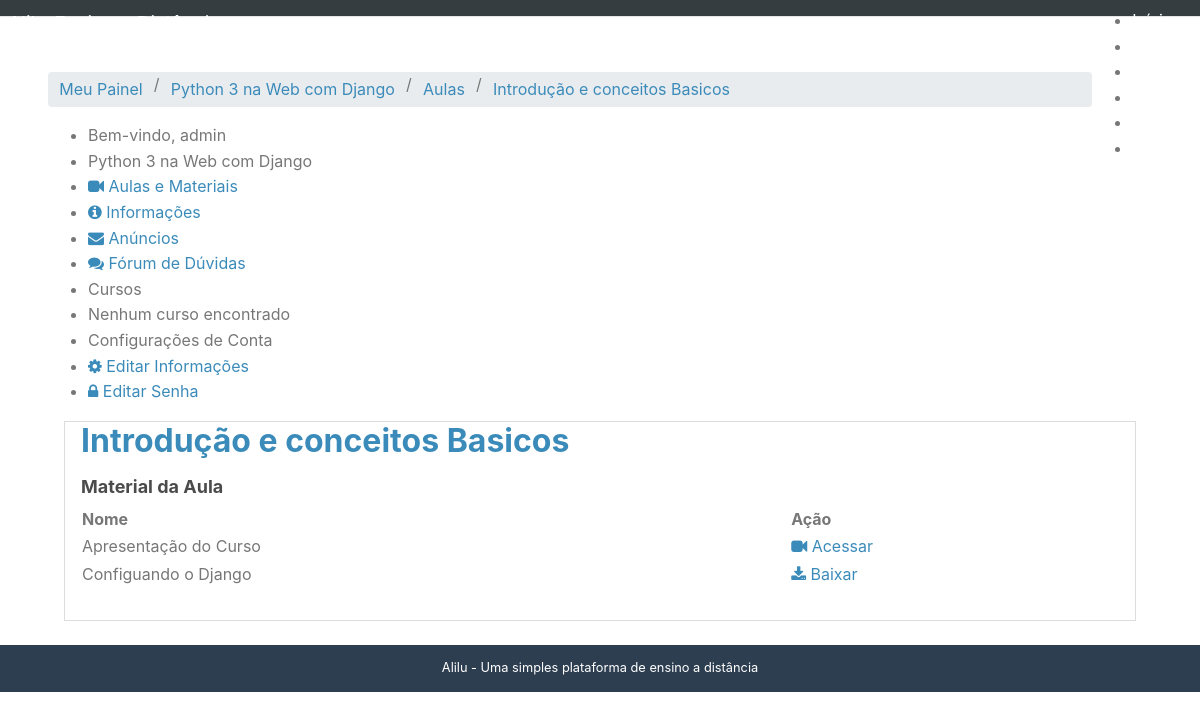
The app's page /cursos/python-3-na-web-com-django/aulas/2/ (signed in) with its own data.
### courses/models.py (models this page shows, shortened)
class Course(models.Model):
	name = models.CharField('Nome', max_length=255)
	slug = models.SlugField('Atalho')
	description = models.TextField('Descrição Simples', blank=True)
	about = models.TextField('Sobre o Curso', blank=True)
	start_date = models.DateField('Data de Início', null=True, blank=True)
	image = models.ImageField(upload_to='courses/images', verbose_name='Imagem', null=True, blank=True)
	create_at = models.DateTimeField('Criado em', auto_now_add=True)
	updated_at = models.DateTimeField('Atualizado em', auto_now=True)
	objects = CourseManager()
	def __str__(self):
		return self.name
	class Meta():
		verbose_name = 'Curso'
		verbose_name_plural = 'Cursos'
		ordering = ['name']

class Lesson(models.Model):
	name = models.CharField('Nome', max_length=100)
	description = models.TextField('Descrição', blank=True)
	number = models.IntegerField('Número (ordem)', blank=True, default=0)
	release_date = models.DateField('Data da Liberação', blank=True, null=True)
	course = models.ForeignKey(Course, on_delete=models.CASCADE, verbose_name='Curso', related_name='lessons')
	create_at = models.DateTimeField('Criado em', auto_now_add=True)
	updated_at = models.DateTimeField('Atualizado em', auto_now=True)
	def __str__(self):
		return self.name
	class Meta:
		verbose_name = 'Aula'
		verbose_name_plural = 'Aulas'
		ordering = ['number']

class Material(models.Model):
	name = models.CharField('Nome', max_length=100)
	embedded = models.TextField('Video embedded', blank=True)
	file = models.FileField(upload_to='lessons/materias', blank=True, null=True)
	lesson = models.ForeignKey(Lesson, on_delete=models.CASCADE, verbose_name='Aula', related_name='materials')
	def is_embedded(self):
		return bool(self.embedded)
	def __str__(self):
		return self.name
	class Meta:
		verbose_name = 'Matérial'
		verbose_name_plural ='Materiais'

### courses/decorators.py (the view, shortened to what this page needs)
    def _wrapper(request, *args, **kwargs):
        slug = kwargs['slug']
        course = get_object_or_404(Course, slug=slug)
        has_permission = request.user.is_staff
        if not has_permission:
            messages.error(request, message)
            return redirect('/accounts')
        request.course = course
        return view_func(request, *args, **kwargs)

### courses/templatetags/courses_tags.py (called while the page is built)
@register.simple_tag
def load_my_courses(user):
	return Enrollment.objects.filter(user=user)

### courses/views.py (called while the page is built)
@login_required
@enrollment_required
def lesson(request, slug, id):
    course = request.course
    lesson = get_object_or_404(Lesson, pk=id, course=course)
    if not request.user.is_staff and not lesson.is_available():
        messages.error(request, 'Está aula não está disponível')
        return redirect('courses/lessons', slug=course.slug)
    template = 'courses/lesson.html'
    context = {
        'course': course,
        'lesson': lesson
    }
    return render(request, template, context)

### courses/templates/courses/lesson.html (shortened to what this page needs)
{% extends 'courses/course_dashboard.html' %}
{% block breadcrumb %}
    {{ block.super }}
    <li>/</li>
    <li><a href="/cursos/{{course.slug }}/aulas/">Aulas</a></li>
    <li>/</li>
    <li><a href="/cursos/{{course.slug }}/aulas/{{ lesson.pk }}/">{{ lesson }}</a></li>
{% endblock %}
{% block dashboard_content %}
<div class="well">
    <h2><a href="/cursos/{{course.slug }}/aulas/{{ lesson.pk }}/">{{ lesson }}</a></h2>
    <p>
        <h4>Material da Aula</h4>
        <table class="pure-table full">
            <thead>
                <tr>
                <th>
                    Nome
                </th>
                <th>
                    Ação
                </th>
                </tr>
            </thead>
            <tbody>
                {% for material in lesson.materials.all %}
                <tr class="{% cycle '' 'pure-table-odd' %}">
                    <td>
                        {{ material }}
                    </td>
                    <td>
                        {% if material.is_embedded %}
                        <a href="/cursos/{{course.slug }}/materiais/{{ material.pk }}/">
                            <i class="fa fa-video-camera"></i>
                                Acessar
                        </a>
                        {% else %}
                        <a target="_blank" href="{{ material.file.url }}">
                            <i class="fa fa-download"></i>
                                Baixar
                        </a>
                        {% endif %}
                    </td>
                </tr>
                {% endfor %}
            </tbody>
        </table>
    </p>
</div>
{% endblock %}

### courses/templates/courses/course_dashboard.html
{% extends "accounts/dashboard.html" %}
{% block breadcrumb %}
    {{ block.super }}
    <li>/</li>
    <li><a href="/cursos/{{ announcements.course.slug }}/anuncios/">{{ course }}</a></li>
{% endblock %}
{% block menu_options %}
<li class="pure-menu-heading">
    {{ course }}
</li>
<li>
    <a href="/cursos/{{course.slug }}/aulas/">
        <i class="fa fa-video-camera"></i>
        Aulas e Materiais
    </a>
</li>
<li>
    <a href="#">
        <i class="fa fa-info-circle"></i>
        Informações
    </a>
</li>
<li>
    <a href="/cursos/{{ announcements.course.slug }}/anuncios/">
        <i class="fa fa-envelope"></i>
        Anúncios
    </a>
</li>
<li>
    <a href="#">
        <i class="fa fa-comments"></i>
        Fórum de Dúvidas
    </a>
</li>
{{ block.super }}
{% endblock %}

### accounts/templates/accounts/dashboard.html (shortened to what this page needs)
{% extends "base.html" %}
{% load courses_tags %}
{% block content %}
{% load_my_courses user as enrollments %}
<div class="pure-g-r content-ribbon">
    <div class="pure-u-1">
        <ul class="breadcrumb">
            {% block breadcrumb %}
            <li><a href="/accounts">Meu Painel</a></li>
            {% endblock %}
        </ul>
    </div>
    <div class="pure-u-1-3">
        <div class="pure-menu pure-menu-open">
            <ul>
                <li class="pure-menu-heading">
                    Bem-vindo, {{ user }}
                </li>
                {% block menu_options %}
                <li class="pure-menu-heading">Cursos</li>
                {% for enrollment in enrollments %}
                <li>
                    <a href="/cursos/{{ enrollment.course.slug }}/anuncios/">
                    <i class="fa fa-book"></i>
                    {{ enrollment.course }}
                    </a>
                </li>
                {% empty %}
                <li>Nenhum curso encontrado</li>
                {% endfor %}
                <li class="pure-menu-heading">Configurações de Conta</li>
                <li>
                    <a href="/accounts/edit">
                    <i class="fa fa-cog"></i>
                    Editar Informações
                    </a>
                </li>
                <li>
                    <a href="/accounts/edit_password">
                    <i class="fa fa-lock"></i>
                    Editar Senha
                    </a>
                </li>
                {% endblock %}
            </ul>
        </div>
    </div>
    <div class="pure-u-2-3">
        <div class="inner">
            {% block dashboard_content %}{% endblock %}
        </div>
    </div>
</div>
{% endblock %}

### core/static/core/css/styles.css (style rules this page uses)
* { -webkit-box-sizing: border-box; -moz-box-sizing: border-box; box-sizing: border-box; }
body { margin: 0 auto; line-height: 1.7em; }
a { color: #3b8bba; }
.content .content-ribbon { margin: 1.5em 3em; }
.inner { padding: 0em 1em; }
.inner p { margin-top: 0; }
ul.breadcrumb { padding: 0; }
ul.breadcrumb li { display: inline-block; }
ul.breadcrumb li a { display: inline-block; padding: 0.3em 0.7em; }
table.full { width: 100%; }
body { min-width: 320px; color: #777; line-height: 1.6; }
h1, h2, h3, h4, h5, h6 { font-weight: bold; color: rgb(75, 75, 75); }
h4 { font-size: 1.125em; }
a { color: #3b8bba; text-decoration: none; }
.well { border: 1px solid #ddd; padding: 0em 1em 1em 1em; margin-bottom: 1.5em; }

### records on screen
Course: name "Python 3 na Web com Django"
Lesson: name "Introdução e conceitos Basicos"
Material: name "Apresentação do Curso"
Material: name "Configuando o Django"

### other values on screen
{{ user }} "admin"
